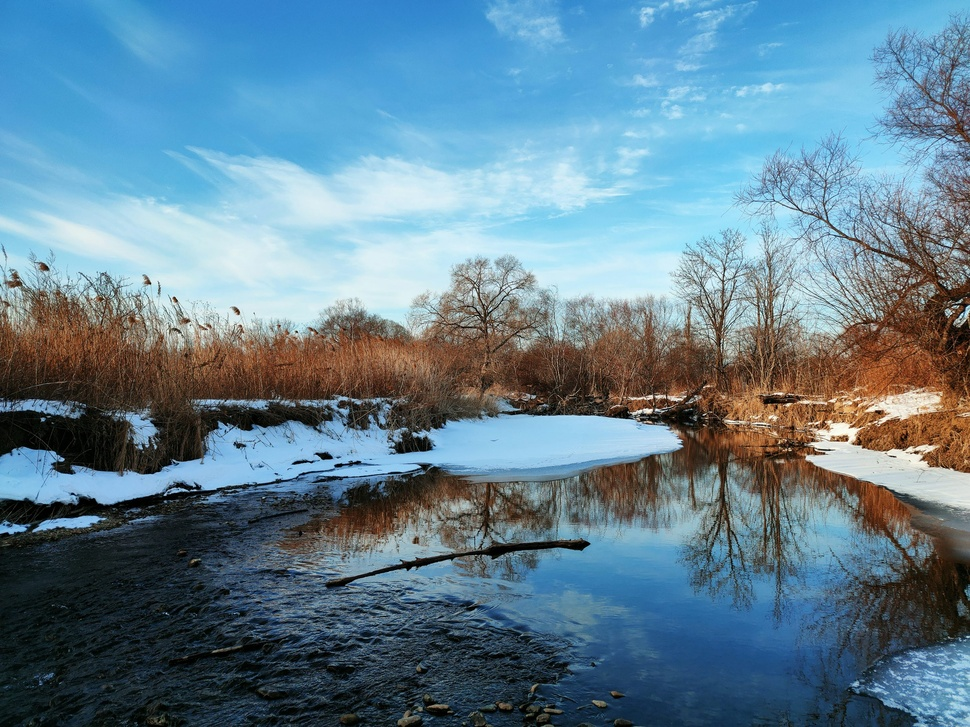
//> input picture Pixel_Assignment/2_images/data/raw/img.jpg, 970 x 727 px, shrunk from 3000 x 2250 before the run
$ ./solution   (built with g++ and OpenCV 4)
//> lines starting //> are read from the running program, lines starting //| are printed output that depends on the picture; after the words box and inside, x2 and y2 are one past the last pixel; in counts of white or black regions, pixels touching at a corner belong together
#include <opencv2/opencv.hpp>
#include <iostream>

using namespace std;
using namespace cv;

int main() {
    Mat img = imread("data/raw/img.jpg", IMREAD_COLOR);
//> img is the input picture: 727 rows x 970 cols, CV_8UC3; mean B, G, R 145.7, 128.7, 98.3

    Mat img1 = img.clone();
    Point topLeft(100, 100);
    Point bottomRight(100 + 200, 100 + 150);
    Scalar red(0, 0, 255);
    rectangle(img1, topLeft, bottomRight, red, FILLED);
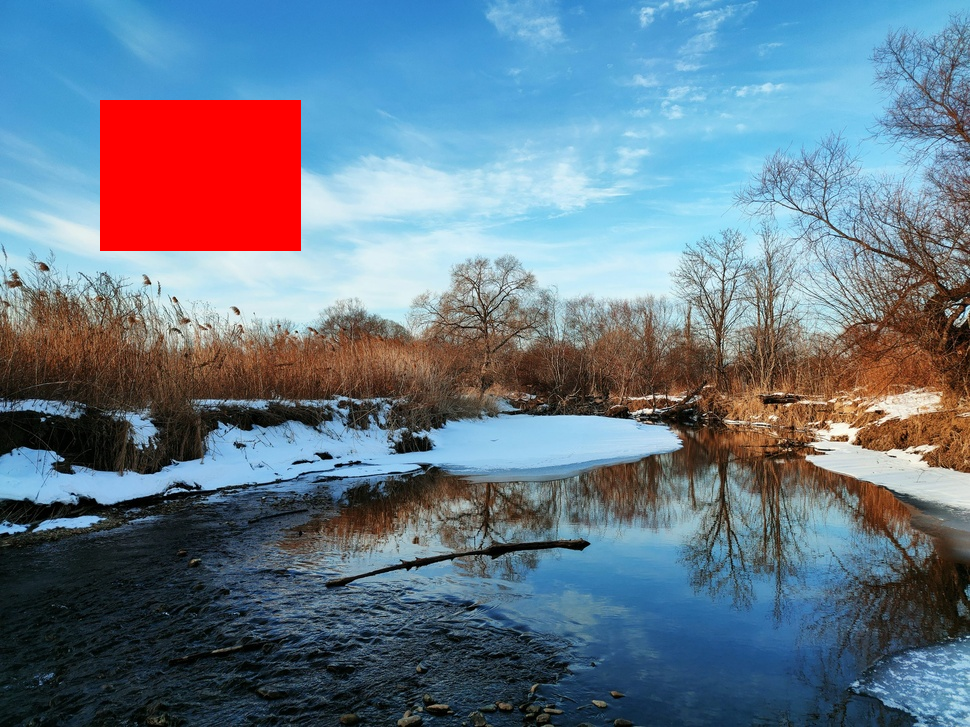
//> img1: 727 rows x 970 cols, CV_8UC3; 4.3% of pixels changed, all inside (x1, y1, x2, y2) = (100, 100, 301, 251)
    imwrite("data/results/filled_rectangle.jpg", img1);

    Mat img2 = img.clone();
    Point center(250, 200);
    int radius = 80;
    Scalar green(0, 255, 0);
    circle(img2, center, radius, green, FILLED);
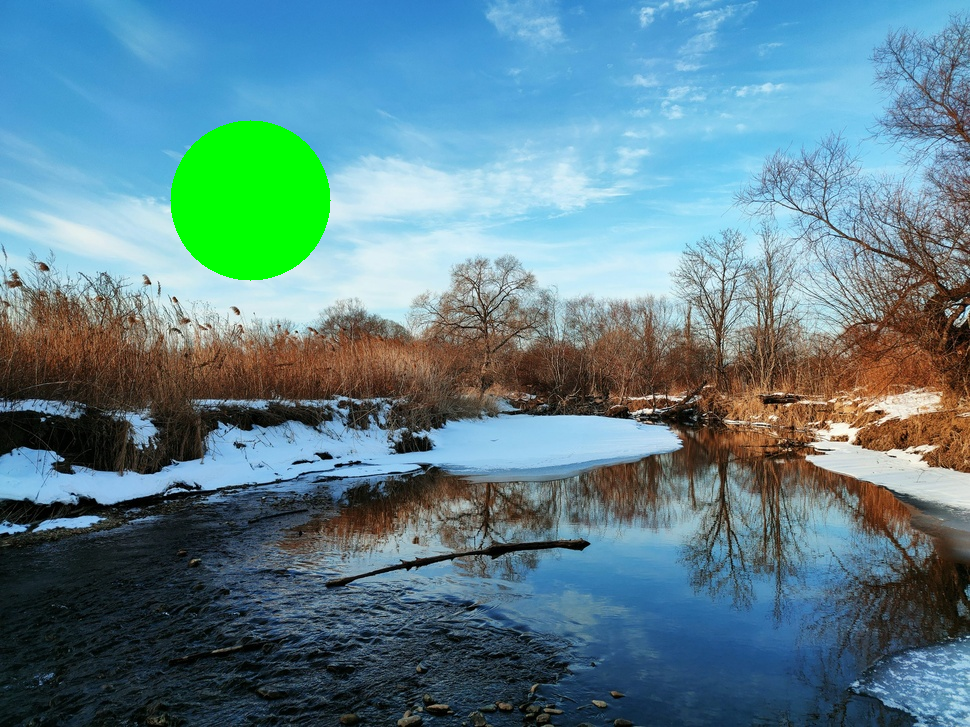
//> img2: 727 rows x 970 cols, CV_8UC3; 2.85% of pixels changed, all inside (x1, y1, x2, y2) = (170, 120, 331, 281)
    imwrite("data/results/output_filled_circle.jpg", img2);

    Mat img3 = img.clone();
    Point hollowTopLeft(100, 100);
    Point hollowBottomRight(300, 250);
    Scalar blue(255, 0, 0);
    int thickness = 10;
    rectangle(img3, hollowTopLeft, hollowBottomRight, blue, thickness);
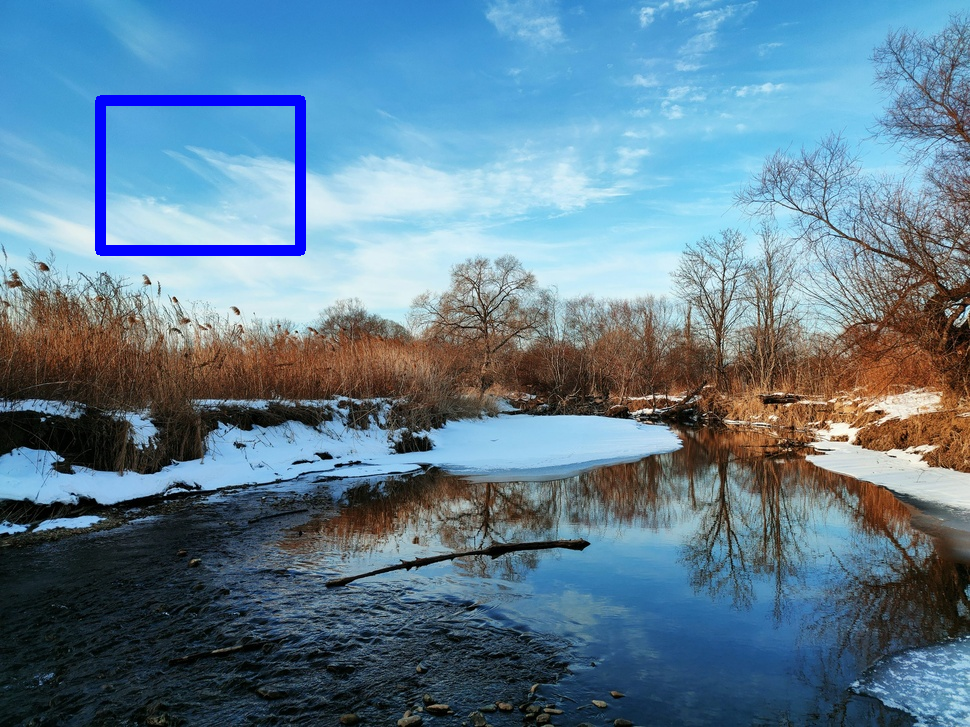
//> img3: 727 rows x 970 cols, CV_8UC3; 1.09% of pixels changed, all inside (x1, y1, x2, y2) = (95, 95, 306, 256)
    imwrite("data/results/output_hollow_rectangle.jpg", img3);

    Mat img4 = img.clone();
    Point circleCenter(250, 200);
    int circleRadius = 80;
    Scalar yellow(0, 255, 255);
    int circleThickness = 10;
    circle(img4, circleCenter, circleRadius, yellow, circleThickness);
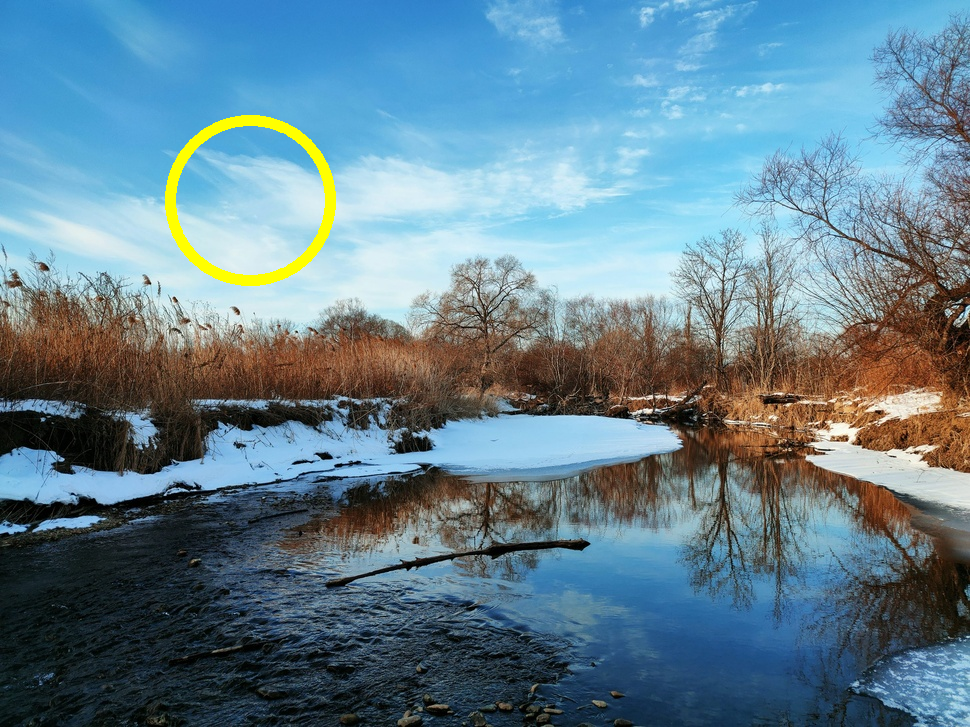
//> img4: 727 rows x 970 cols, CV_8UC3; 0.78% of pixels changed, all inside (x1, y1, x2, y2) = (165, 115, 336, 286)
    imwrite("data/results/output_hollow_circle.jpg", img4);
    Mat rotated180;
    rotate(img, rotated180, ROTATE_180);
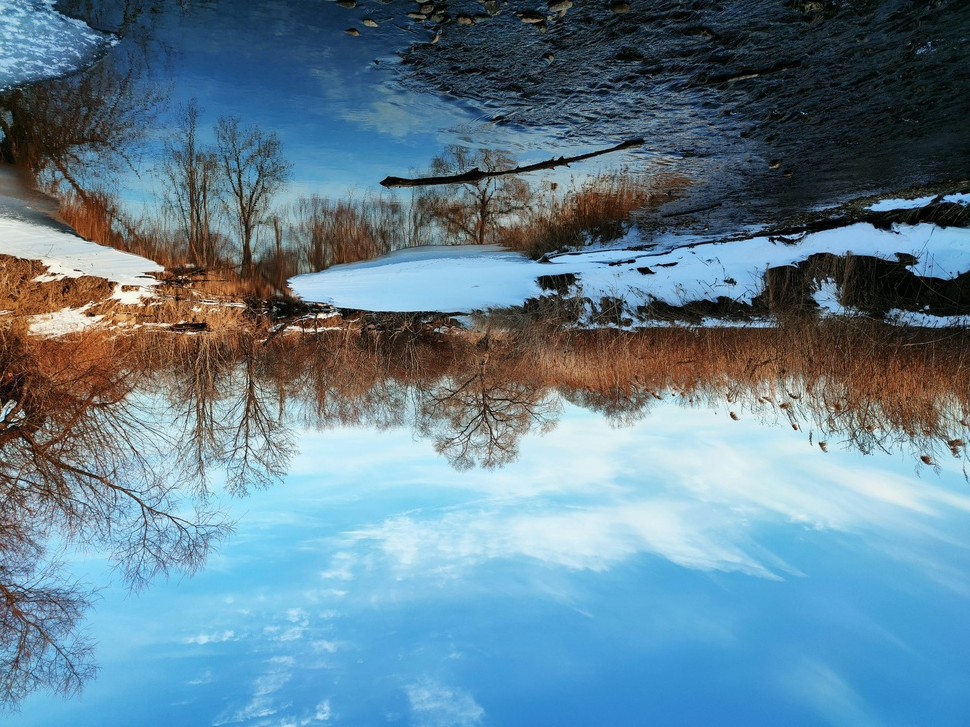
//> rotated180: 727 rows x 970 cols, CV_8UC3; mean B, G, R 145.7, 128.7, 98.3
    imwrite("data/results/output_rotated180.jpg", rotated180);

    Point2f centerPoint(img.cols / 2.0, img.rows / 2.0);
//> centerPoint = Point(485, 363.5)
    double rotationAngle = 45.0;
    double scale = 1.0;
    Mat rotationMatrix = getRotationMatrix2D(centerPoint, rotationAngle, scale);
    Mat rotated45NonBound;
    warpAffine(img, rotated45NonBound, rotationMatrix, Size(img.cols, img.rows));
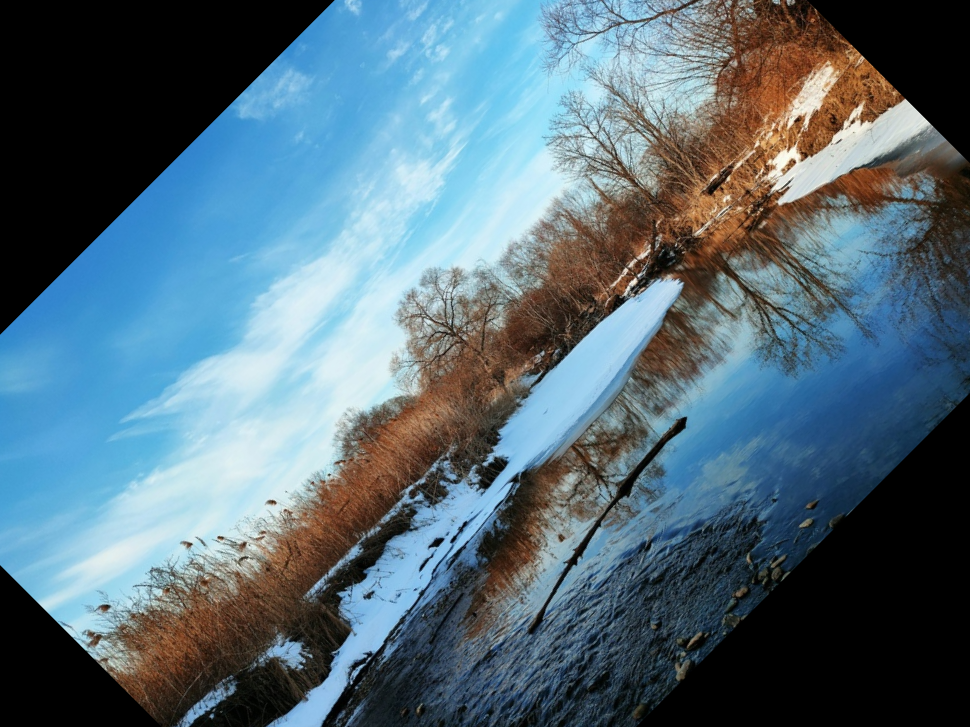
//> rotated45NonBound: 727 rows x 970 cols, CV_8UC3; mean B, G, R 120.2, 107.9, 85.2
    imwrite("data/results/output_rotated45nb.jpg", rotated45NonBound);

    Mat rotationMatrixBound = getRotationMatrix2D(centerPoint, rotationAngle, scale);
    double radians = rotationAngle/180.0 *CV_PI;
    double sine = abs(sin(radians));
    double cosine = abs(cos(radians));
    int newWidth = int(img.cols * cosine + img.rows * sine);
//> newWidth = 1199
    int newHeight = int(img.cols * sine + img.rows * cosine);
//> newHeight = 1199
    rotationMatrixBound.at<double>(0, 2) += (newWidth / 2.0) - centerPoint.x;
    rotationMatrixBound.at<double>(1, 2) += (newHeight / 2.0) - centerPoint.y;
    Mat rotated45Bound;
    warpAffine(img, rotated45Bound, rotationMatrixBound, Size(newWidth, newHeight));
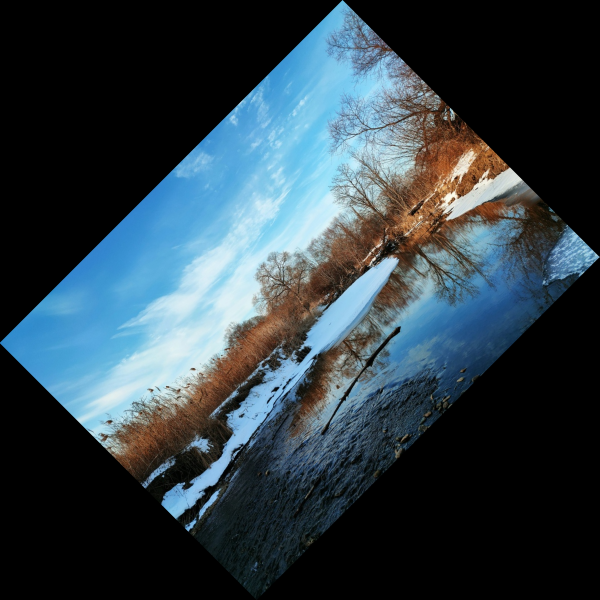
//> rotated45Bound: 1199 rows x 1199 cols, CV_8UC3 (shown at 1/2 size); mean B, G, R 71.5, 63.2, 48.2
    imwrite("data/results/output_rotated45b.jpg", rotated45Bound);
    return 0;
}
